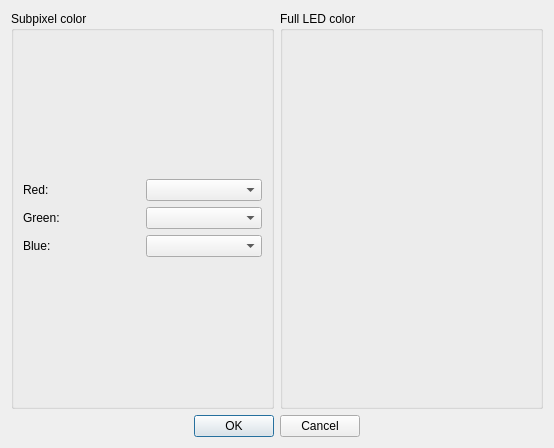
<?xml version="1.0" encoding="UTF-8"?>
<ui version="4.0">
 <class>DialogLedColor</class>
 <widget class="QDialog" name="DialogLedColor">
  <property name="windowModality">
   <enum>Qt::WindowModal</enum>
  </property>
  <property name="geometry">
   <rect>
    <x>0</x>
    <y>0</y>
    <width>554</width>
    <height>448</height>
   </rect>
  </property>
  <property name="sizePolicy">
   <sizepolicy hsizetype="Preferred" vsizetype="Preferred">
    <horstretch>0</horstretch>
    <verstretch>0</verstretch>
   </sizepolicy>
  </property>
  <property name="windowTitle">
   <string>Select LED Color</string>
  </property>
  <property name="modal">
   <bool>true</bool>
  </property>
  <layout class="QVBoxLayout" name="verticalLayout_2">
   <property name="sizeConstraint">
    <enum>QLayout::SetDefaultConstraint</enum>
   </property>
   <item>
    <layout class="QVBoxLayout" name="verticalLayout">
     <item>
      <layout class="QHBoxLayout" name="horizontalLayout">
       <item>
        <widget class="QGroupBox" name="groupBoxSubColor">
         <property name="title">
          <string>Subpixel color</string>
         </property>
         <layout class="QVBoxLayout" name="verticalLayout_3">
          <item>
           <layout class="QGridLayout" name="gridLayout">
            <item row="0" column="0">
             <widget class="QLabel" name="labelHeaderRed">
              <property name="text">
               <string>Red:</string>
              </property>
             </widget>
            </item>
            <item row="2" column="0">
             <widget class="QLabel" name="labelHeaderBlue">
              <property name="text">
               <string>Blue:</string>
              </property>
             </widget>
            </item>
            <item row="1" column="0">
             <widget class="QLabel" name="labelHeaderGreen">
              <property name="text">
               <string>Green:</string>
              </property>
             </widget>
            </item>
            <item row="0" column="1">
             <widget class="QComboBox" name="comboBoxRed"/>
            </item>
            <item row="1" column="1">
             <widget class="QComboBox" name="comboBoxGreen"/>
            </item>
            <item row="2" column="1">
             <widget class="QComboBox" name="comboBoxBlue"/>
            </item>
           </layout>
          </item>
         </layout>
        </widget>
       </item>
       <item>
        <widget class="QGroupBox" name="groupBoxFullColor">
         <property name="title">
          <string>Full LED color</string>
         </property>
         <layout class="QVBoxLayout" name="verticalLayout_4">
          <item>
           <layout class="QGridLayout" name="gridLayout_2">
            <item row="0" column="0">
             <widget class="QLabel" name="labelFullLedColor">
              <property name="sizePolicy">
               <sizepolicy hsizetype="Preferred" vsizetype="Preferred">
                <horstretch>0</horstretch>
                <verstretch>0</verstretch>
               </sizepolicy>
              </property>
              <property name="minimumSize">
               <size>
                <width>100</width>
                <height>100</height>
               </size>
              </property>
              <property name="text">
               <string/>
              </property>
              <property name="alignment">
               <set>Qt::AlignCenter</set>
              </property>
             </widget>
            </item>
           </layout>
          </item>
         </layout>
        </widget>
       </item>
      </layout>
     </item>
     <item>
      <widget class="QDialogButtonBox" name="buttonBox">
       <property name="orientation">
        <enum>Qt::Horizontal</enum>
       </property>
       <property name="standardButtons">
        <set>QDialogButtonBox::Cancel|QDialogButtonBox::Ok</set>
       </property>
       <property name="centerButtons">
        <bool>true</bool>
       </property>
      </widget>
     </item>
    </layout>
   </item>
  </layout>
 </widget>
 <resources/>
 <connections>
  <connection>
   <sender>buttonBox</sender>
   <signal>accepted()</signal>
   <receiver>DialogLedColor</receiver>
   <slot>accept()</slot>
   <hints>
    <hint type="sourcelabel">
     <x>216</x>
     <y>280</y>
    </hint>
    <hint type="destinationlabel">
     <x>216</x>
     <y>150</y>
    </hint>
   </hints>
  </connection>
  <connection>
   <sender>buttonBox</sender>
   <signal>rejected()</signal>
   <receiver>DialogLedColor</receiver>
   <slot>reject()</slot>
   <hints>
    <hint type="sourcelabel">
     <x>216</x>
     <y>280</y>
    </hint>
    <hint type="destinationlabel">
     <x>216</x>
     <y>150</y>
    </hint>
   </hints>
  </connection>
  <connection>
   <sender>comboBoxRed</sender>
   <signal>currentIndexChanged(int)</signal>
   <receiver>DialogLedColor</receiver>
   <slot>comboBoxRedCurrentIndexChanged(int)</slot>
   <hints>
    <hint type="sourcelabel">
     <x>158</x>
     <y>84</y>
    </hint>
    <hint type="destinationlabel">
     <x>216</x>
     <y>150</y>
    </hint>
   </hints>
  </connection>
  <connection>
   <sender>comboBoxGreen</sender>
   <signal>currentIndexChanged(int)</signal>
   <receiver>DialogLedColor</receiver>
   <slot>comboBoxGreenCurrentIndexChanged(int)</slot>
   <hints>
    <hint type="sourcelabel">
     <x>158</x>
     <y>144</y>
    </hint>
    <hint type="destinationlabel">
     <x>216</x>
     <y>150</y>
    </hint>
   </hints>
  </connection>
  <connection>
   <sender>comboBoxBlue</sender>
   <signal>currentIndexChanged(int)</signal>
   <receiver>DialogLedColor</receiver>
   <slot>comboBoxBlueCurrentIndexChanged(int)</slot>
   <hints>
    <hint type="sourcelabel">
     <x>158</x>
     <y>204</y>
    </hint>
    <hint type="destinationlabel">
     <x>216</x>
     <y>150</y>
    </hint>
   </hints>
  </connection>
 </connections>
 <slots>
  <slot>comboBoxRedCurrentIndexChanged(int)</slot>
  <slot>comboBoxGreenCurrentIndexChanged(int)</slot>
  <slot>comboBoxBlueCurrentIndexChanged(int)</slot>
 </slots>
</ui>
